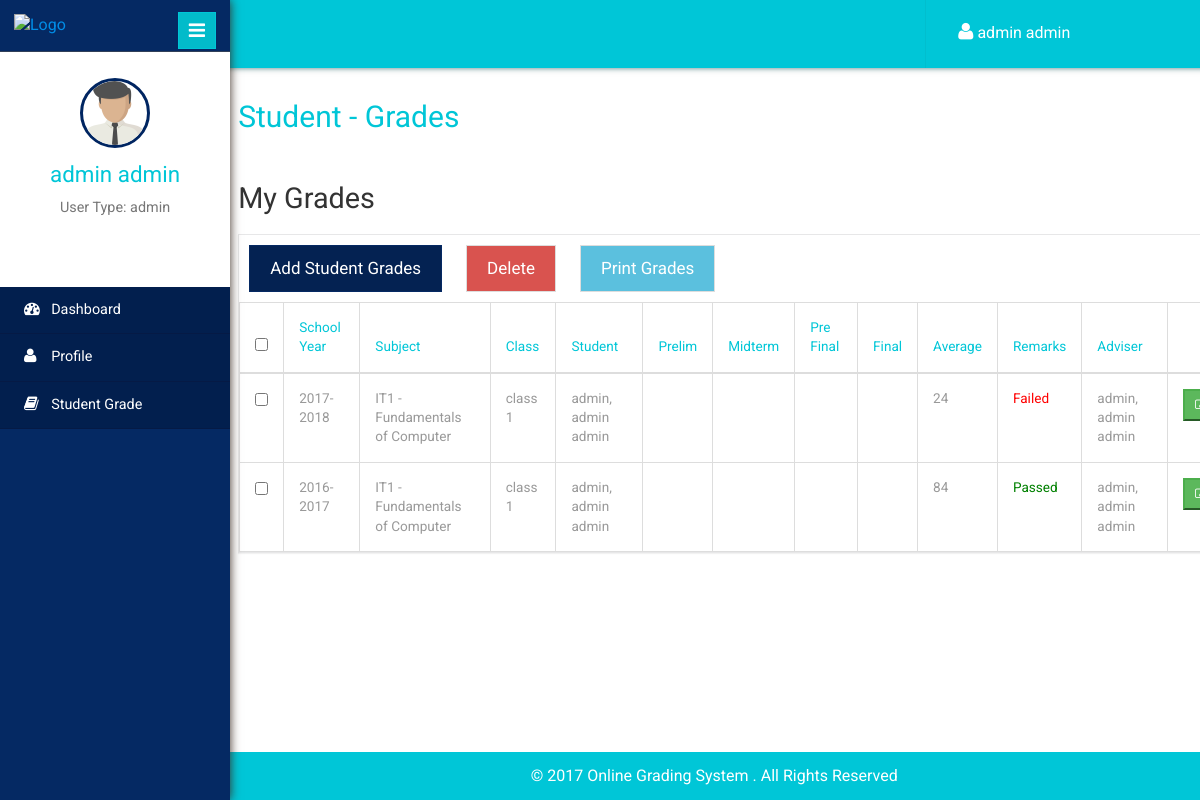
The app's page /student_grade.php (signed in), older data.
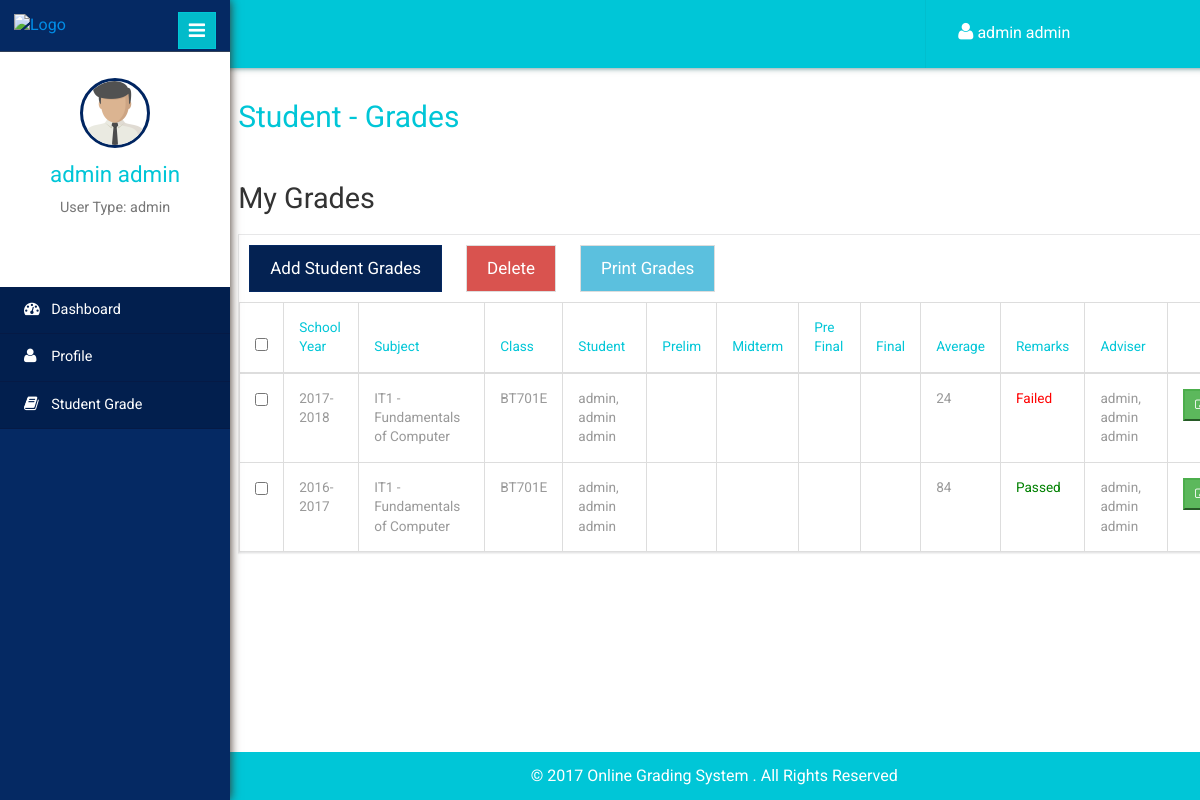
The same page, newer data.
### tables this page shows
CREATE TABLE `tblstudentgrade` (
  `id` int(11) NOT NULL,
  `studentid` int(11) NOT NULL,
  `schoolyearid` int(11) NOT NULL,
  `subjectid` int(11) NOT NULL,
  `classid` int(11) NOT NULL,
  `adviserid` int(11) NOT NULL,
  `1stgrading` int(11) NOT NULL,
  `2ndgrading` int(11) NOT NULL,
  `3rdgrading` int(11) NOT NULL,
  `4thgrading` int(11) NOT NULL,
  `gradeaverage` int(11) NOT NULL,
  `remarks` varchar(20) NOT NULL
);

CREATE TABLE `tblclass` (
  `id` int(11) NOT NULL,
  `classname` varchar(20) NOT NULL,
  `schoolyearid` int(11) NOT NULL,
  `yearlevelid` int(11) NOT NULL
);

CREATE TABLE `tblschoolyear` (
  `id` int(11) NOT NULL,
  `schoolyear` varchar(20) NOT NULL,
  `status` int(11) NOT NULL
);

CREATE TABLE `tblsubjects` (
  `id` int(11) NOT NULL,
  `subjectname` varchar(50) NOT NULL,
  `description` varchar(50) NOT NULL,
  `yearlevelid` int(11) NOT NULL
);

### session.php (called while the page is built, shortened)
<?php
if (isset($_SESSION['username']))
{
	$username = $_SESSION['username'];
}
else
{
	header("Location: index.php");
	exit();
}
$result = mysqli_query($con,"SELECT * FROM usertbl WHERE username = '$username'")or die(mysqli_error($con));
$user_rows = mysqli_fetch_array($result);
$sessionid = $user_rows['id'];
?>

### student_grade.php (the view, shortened to what this page needs)
<!DOCTYPE html>
<html>
<head>
	<?php include "inc/navbar.php"; ?>
</head>
<body>
	<div class="page-container">
		<div class="left-content">
			<?php include "inc/header.php"; ?>
			<div class="outter-wp">
				<div class="sub-heard-part">
					<ol class="breadcrumb m-b-0">
						<li><h2 style="margin-top:0px;"><a>Student - Grades</a></h2></li>
					</ol>
				</div>
				<div class="graph-visual tables-main">
					<h3 class="inner-tittle two">My Grades </h3>
					<div class="graph" style="padding:0px;">
						<form id="del_studgrade" action="crud_function.php" method="post">
							<button type="button" name="add_studgrade" data-toggle="modal" data-target="#studentgrade" class="btn btn-primary">Add Student Grades</button>
							<?php
							$result = mysqli_query($con, "SELECT *,sg.id as sgid, CONCAT(t.lname, ', ', t.fname, ' ', t.mname)  as tname, CONCAT(s.lname, ', ', s.fname, ' ', s.mname)  as sname
								FROM tblstudentgrade sg
								LEFT JOIN tblstudentclass sc ON sg.classid = sc.classid
								AND sg.studentid = sc.studentid
								AND sg.subjectid = sc.subjectid
								LEFT JOIN usertbl s ON sg.studentid = s.id
								LEFT JOIN tblteacheradvisory ta ON sg.classid = ta.classid
								LEFT JOIN usertbl t ON sg.adviserid = t.id
								LEFT JOIN tblclass c ON sg.classid = c.id
								LEFT JOIN tblschoolyear sy ON sg.schoolyearid = sy.id
								LEFT JOIN tblsubjects sb on sg.subjectid = sb.id
								where sg.adviserid = '".$sessionid."'")or die(mysqli_error($con));
							if(mysqli_num_rows($result) > 0){
								?>
								<button type="button" id="delete_studgrade" class="btn btn-danger">Delete</button>
                <button type="button" name="print" class="btn btn-info">Print Grades</button>
                <table class="table table-bordered">
                 <thead>
                  <tr>
                   <th><input type="checkbox" name="id" id="checkall" value=""></th>
                   <th>School Year</th>
                   <th>Subject</th>
                   <th>Class</th>
                   <th>Student</th>
                   <th>Prelim</th>
                   <th>Midterm</th>
                   <th>Pre Final</th>
                   <th>Final</th>
                   <th>Average</th>
                   <th>Remarks</th>
                   <th>Adviser</th>
                   <th></th>
                 </tr>
               </thead>
               <tbody>
                <?php
                while($row = mysqli_fetch_array($result)) {
                 ?>
                 <tr>
                  <th scope="row"><input type="checkbox" id="record" name="sgid[]" value="<?php echo $row['sgid']; ?>"></th>
                  <td><?php echo $row['schoolyear']; ?></td>
                  <td><?php echo $row['subjectname']." - ".$row['description']; ?></td>
                  <td><?php echo $row['classname']; ?></td>
                  <td><?php echo $row['sname']; ?></td>
                  <td><?php echo $row['prelim']; ?></td>
                  <td><?php echo $row['midterm']; ?></td>
                  <td><?php echo $row['prefi']; ?></td>
                  <td><?php echo $row['final']; ?></td>
                  <td><?php echo $row['gradeaverage']; ?></td>
                  <td><?php echo ($row['remarks'] == "Passed" ? "<label style='color:green'>".$row['remarks']."</label>" : (($row['remarks'] == "Failed") ? "<label style='color:red'>".$row['remarks']."</label>" : "<label style='color:black'>No Final Remarks</label>")); ?></td>
                  <td><?php echo $row['tname']; ?></td>
                  <td><button class="btn2 btn-success btn-sm" data-target="#editModal<?php echo $row['sgid'] ?>" data-toggle="modal"><i class="fa fa-pencil-square-o" aria-hidden="true"></i></button></td>
                </tr>
                <?php include "editModal.php";  } ?>
              </tbody>
            </table>
            <?php }else{ ?>
            <div class="alert alert-danger">No data found.</div>
            <?php } ?>
          </form>
        </div>
      </div>
    </div>
    <?php include "inc/emp_sidebar.php"; ?>
  </div>
</body>
</html>

Row changes from the older to the newer data that the page shows:
changed through a linked row, tblstudentgrade "Failed": classid.classname "class 1" → "BT701E"
changed through a linked row, tblstudentgrade "Passed": classid.classname "class 1" → "BT701E"
